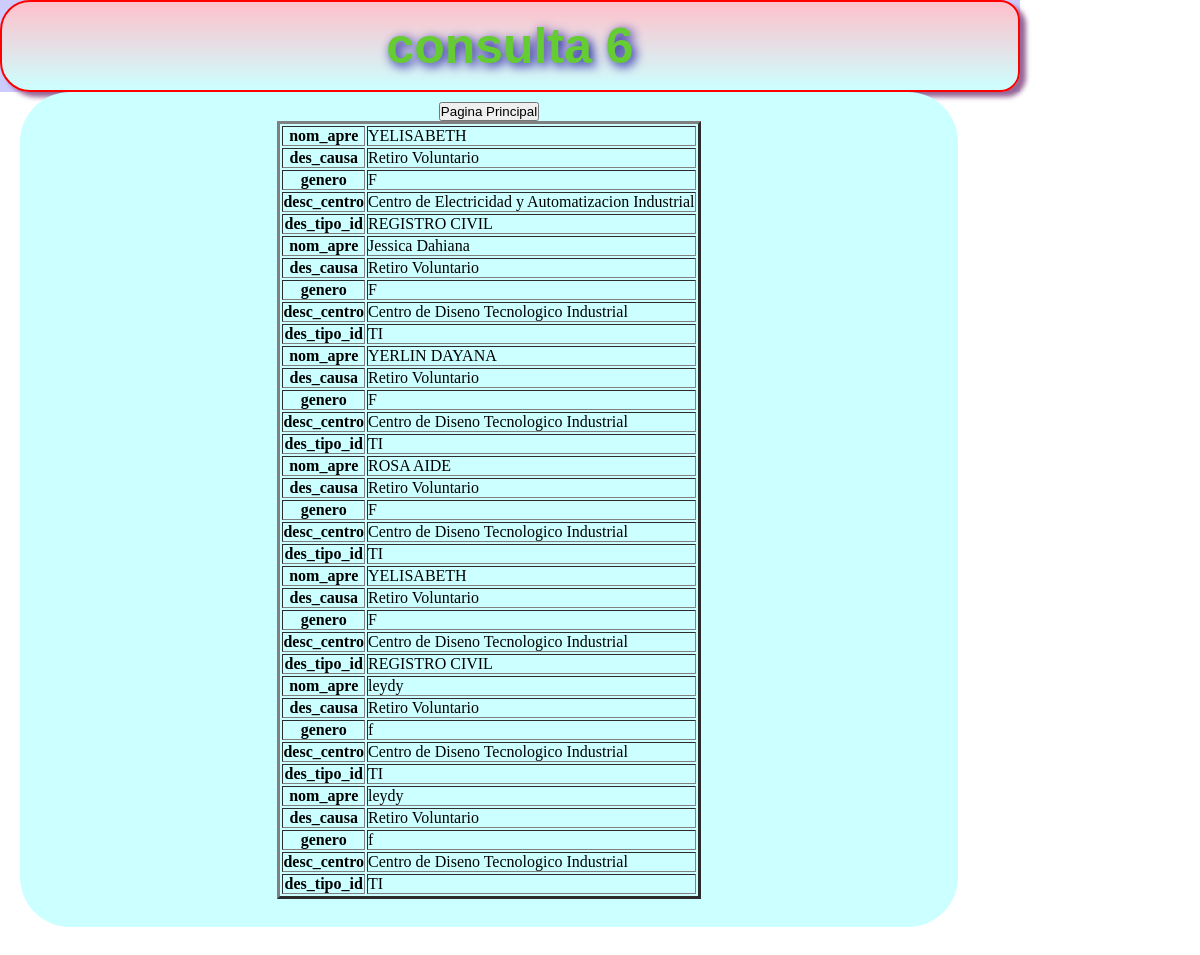
/consulta6/index.php, run on the app's committed database.
### tables this page shows
CREATE TABLE IF NOT EXISTS `aprendiz` (
  `id_apre` varchar(12) NOT NULL DEFAULT '',
  `nom_apre` varchar(60) DEFAULT NULL,
  `apel_apre` varchar(60) DEFAULT NULL,
  `tel_apre` varchar(12) DEFAULT NULL,
  `cod_ciudad` varchar(2) DEFAULT NULL,
  `cod_tipo_id` varchar(3) DEFAULT NULL,
  `cod_rh` varchar(3) DEFAULT NULL,
  `genero` varchar(2) DEFAULT NULL,
  `edad` varchar(2) DEFAULT NULL,
  PRIMARY KEY (`id_apre`),
  KEY `cod_ciudad` (`cod_ciudad`),
  KEY `cod_tipo_id` (`cod_tipo_id`),
  KEY `cod_rh` (`cod_rh`)
);

CREATE TABLE IF NOT EXISTS `causa_desercion` (
  `cod_causa` varchar(2) NOT NULL DEFAULT '',
  `des_causa` varchar(70) DEFAULT NULL,
  `estado_causa` varchar(60) DEFAULT NULL,
  PRIMARY KEY (`cod_causa`)
);

CREATE TABLE IF NOT EXISTS `centro` (
  `cod_centro` varchar(2) NOT NULL DEFAULT '',
  `desc_centro` varchar(60) DEFAULT NULL,
  `tel` varchar(12) DEFAULT NULL,
  `dir` varchar(50) DEFAULT NULL,
  `cod_ciudad` varchar(2) DEFAULT NULL,
  PRIMARY KEY (`cod_centro`),
  KEY `cod_ciudad` (`cod_ciudad`)
);

CREATE TABLE IF NOT EXISTS `tipo_id` (
  `cod_tipo_id` varchar(2) NOT NULL DEFAULT '',
  `des_tipo_id` varchar(20) DEFAULT NULL,
  PRIMARY KEY (`cod_tipo_id`)
);

### consulta6/view/viewClass.php (called while the page is built, shortened)
<?php
class viewClass {
    static public function renderHTML($view, $args = NULL) {
        include_once 'templates/' . $view;
    }
}

### librerias/dataBaseClass.php (called while the page is built, shortened)
<?php
class dataBaseClass {
  static private $host = 'localhost';
  static private $port = 3306,
          $dbname = 'bddesercion',
          $user = 'root',
          $password = '',
          $driver = 'mysql',
          $instance = NULL;
  static public function getInstance() {
    return self::$instance;
  }
  static private function connect() {
    try {
      $dsn = self::$driver
              . ':host='. self::$host
              . ';port=' . self::$port
              . ';dbname=' . self::$dbname;
      self::$instance = new PDO($dsn, self::$user, self::$password);
      return true;
    } catch (PDOException $e) {
      echo $e->getMessage();
    }
  }
}

### consulta6/model/modelClass.php (called while the page is built)
<?php
class modelClass {
    static public function getAll() {
        try {
            $sql = "select nom_apre,des_causa,genero,desc_centro,des_tipo_id
       FROM desercion natural join causa_desercion,aprendiz natural join tipo_id,centro natural join  ficha
	   where aprendiz.id_apre=desercion.id_apre and desercion.num_ficha=ficha.num_ficha and genero='f' and cod_causa=1";
            return dataBaseClass::getInstance()->query($sql)->fetchAll(PDO::FETCH_ASSOC);
        } catch (PDOException $e) {
            return $e;
        }
}
}

### consulta6/view/templates/index.php (the view, shortened to what this page needs)
<!DOCTYPE html>
<html lang="es" >
      <head>
      <link rel="stylesheet" href="css/miestilo.css">
       </head>
    <body>
       <div id="baseglobal">
       <header id="Encabezados">
       <th><h1>consulta 6</h1> </th>
      </header>
	     <section id="contenido"><center>
         <article>
        <table border=3>
            <thead>
	<a href="http://localhost/taller2Pradera-leydy/"><input type="button" value="Pagina Principal"></a>
      <?php foreach ($datos as $row): ?>
    <tr>
    <th>nom_apre</th>
      <td><?php echo $row['nom_apre']?></td>
  </tr>
     <tr>
        <th>des_causa</th>
	      <td><?php echo $row['des_causa']?></td>
	  </tr>
	     <tr>
	       <th>genero</th>
             <td><?php echo $row['genero']?></td>
	       </tr>
	        <tr>
	            <th>desc_centro</th>
	             <td><?php echo $row['desc_centro']?></td>
	        </tr>
	           <tr>
	             <th>des_tipo_id</th>
	              <td><?php echo $row['des_tipo_id']?></td>
              </tr>
            </thead>
			 <?php endforeach ?>
        </table><br>
    </body>
</html>

### consulta6/css/miestilo.css (style rules this page uses)
* { margin:0px; padding:0px; }
header,nav,section,aside,focter,nav { display:block; }
h1 { text-shadow: rgb(0,0,150) 3px 3px 11px; font: bold 50px agencifb, sans-serif; }
body { text-align: center; background:white; }
#baseglobal { width:85%; background:#ccccff; }
#Encabezados { background: -webkit-linear-gradient(top,pink,#ccffff); background:-moz-linear-gradient(top,pink,#ccffff); border: 2px solid red; padding: 15px; color:#66cc33; -moz-border-radius:30px 20px 20px 30px; -webkit-border-radius:30px 20px 20px 30px; border-radius: 30px 20px 20px 30px; -moz-box-shadow:rgb(150,100,150) 6px 5px 5px; -webkit-box-shadow:rgb(150,100,150) 6px 5px 5px; box-shadow:rgb(150,100,150) 6px 5px 5px; }
#contenido { background:#ccffff; list-style:none; width:90%; padding:10px; float:left; margin-left:20px; -moz-border-radius:50px; -webkit-border-radius:50px; border-radius: 50px; margin-bottom:50px; }

### data on the page
aprendiz: nom_apre "YELISABETH", causa_desercion.des_causa "Retiro Voluntario", genero "F", centro.desc_centro "Centro de Electricidad y Automatizacion Industrial", cod_tipo.des_tipo_id "REGISTRO CIVIL", centro.desc_centro "Centro de Diseno Tecnologico Industrial"
aprendiz: nom_apre "Jessica Dahiana", causa_desercion.des_causa "Retiro Voluntario", genero "F", centro.desc_centro "Centro de Diseno Tecnologico Industrial", cod_tipo.des_tipo_id "TI"
aprendiz: nom_apre "YERLIN DAYANA", causa_desercion.des_causa "Retiro Voluntario", genero "F", centro.desc_centro "Centro de Diseno Tecnologico Industrial", cod_tipo.des_tipo_id "TI"
aprendiz: nom_apre "ROSA AIDE", causa_desercion.des_causa "Retiro Voluntario", genero "F", centro.desc_centro "Centro de Diseno Tecnologico Industrial", cod_tipo.des_tipo_id "TI"
aprendiz: nom_apre "leydy", causa_desercion.des_causa "Retiro Voluntario", genero "f", centro.desc_centro "Centro de Diseno Tecnologico Industrial", cod_tipo.des_tipo_id "TI"
